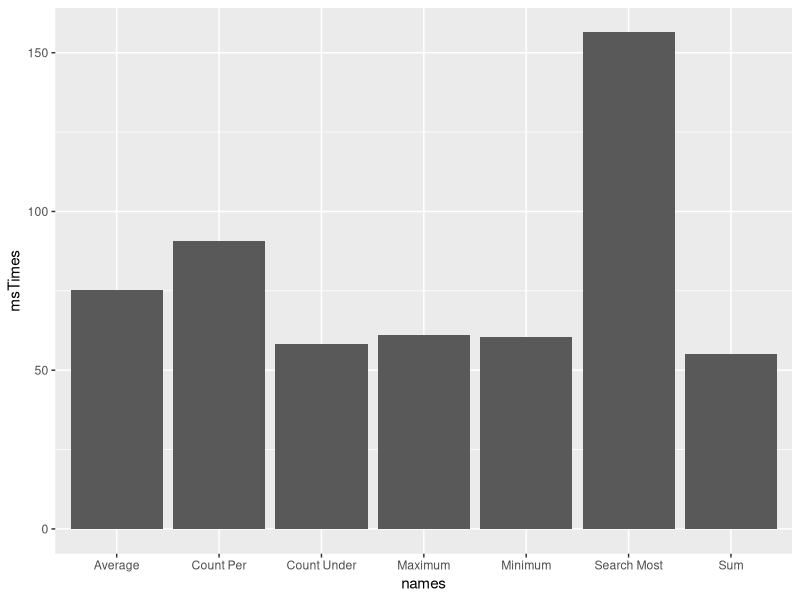

This figure's R source:
library(ggplot2)

# Creating dataframe with data.

executionTimes <- data.frame (
  M.avg = c(73, 119, 72, 74, 73, 73, 73, 73, 73, 73, 73, 73, 72, 73, 73, 73, 73, 73, 73, 73),
  M.min = c(61, 60, 60, 60, 60, 62, 61, 61, 61, 61, 60, 61, 61, 60, 61, 60, 61, 60, 61, 60),
  M.max = c(61, 61, 61, 65, 61, 61, 63, 60, 61, 60, 61, 61, 61, 61, 60, 61, 60, 61, 61, 61),
  M.sum = c(56, 55, 55, 55, 55, 55, 55, 52, 55, 55, 56, 55, 56, 55, 55, 56, 55, 56, 56, 56),
  M.countUnder = c(58, 58, 58, 58, 59, 58, 58, 61, 58, 58, 58, 58, 58, 58, 57, 57, 58, 59, 58, 58),
  M.countPer = c(90, 92, 91, 91, 90, 90, 91, 90, 91, 92, 90, 91, 90, 90, 91, 91, 90, 90, 90, 90),
  M.searchMost = c(149, 158, 159, 159, 154, 155, 159, 162, 157, 156, 162, 140, 151, 161, 159, 159, 156, 157, 156, 159)
)

# Insert execution times for SQL here.

means <- data.frame(
  names = c("Average", "Minimum", "Maximum", "Sum", "Count Under", "Count Per", "Search Most"),
  msTimes = c(mean(executionTimes$M.avg), mean(executionTimes$M.min), mean(executionTimes$M.max), mean(executionTimes$M.sum), mean(executionTimes$M.countUnder), mean(executionTimes$M.countPer), mean(executionTimes$M.searchMost)))

graph1 <- ggplot(means, aes(x = names, y = msTimes)) + geom_bar(stat= "identity")
